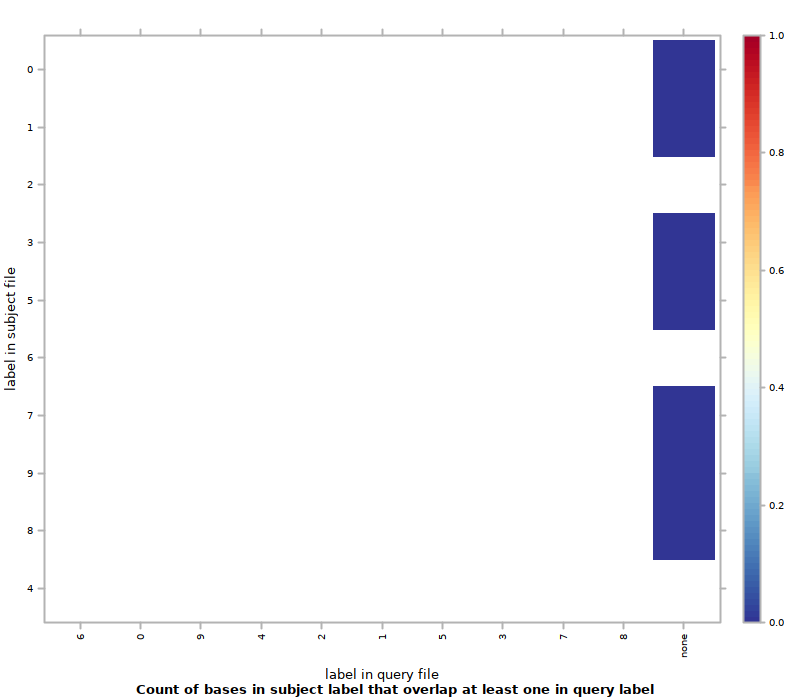

Source code (R):
#!/usr/bin/env Rscript
## transcript produced by Segtools 1.1.14

segtools.r.dirname <-
  system2("python",
          c("-c", "'import segtools; print segtools.get_r_dirname()'"),
          stdout = TRUE)

source(file.path(segtools.r.dirname, 'common.R'))
source(file.path(segtools.r.dirname, 'overlap.R'))
save.overlap.performance('./MCseq30bp50bp/overlap-ordered', 'overlap.performance', './MCseq30bp50bp/overlap-ordered/overlap.tab', row.normalize = 'FALSE', mnemonic_file = './MCseq30bp50bp/overlap-direct/mnemonics1_new.txt', clobber = FALSE, col_mnemonic_file = './MCseq30bp50bp/overlap-direct/mnemonics2_new.txt')
save.overlap.heatmap('./MCseq30bp50bp/overlap-ordered', 'overlap', './MCseq30bp50bp/overlap-ordered/overlap.tab', clobber = FALSE, col_mnemonic_file = './MCseq30bp50bp/overlap-direct/mnemonics2_new.txt', cluster = FALSE, max_contrast = FALSE, row.normalize = 'FALSE', mnemonic_file = './MCseq30bp50bp/overlap-direct/mnemonics1_new.txt')
